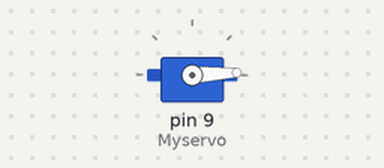
The sketch below on a simulated Arduino Uno, built with avr-gcc and run on an emulated ATmega328P. Shown: servo.

Above: at 0.05 s.
At 1.55 s:
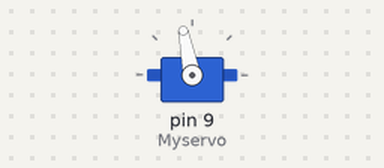
At 3.1 s:
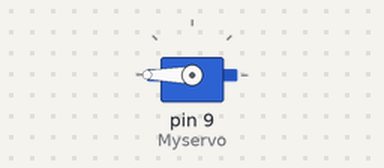
At 6.15 s:
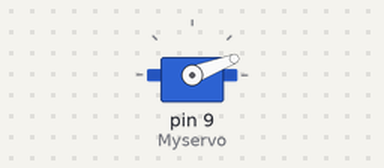
Timing chart, 0 to 9.7 s (numbered marks = the images above):
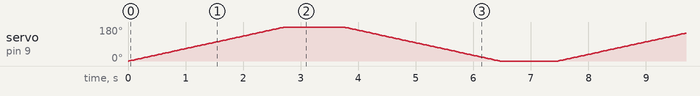

The sketch:

Servo_test_live.ino
```cpp
#include<Servo.h>//need library for this
Servo Myservo;
int pos;
void setup()
{
Myservo.attach(9);//servo motor digtal pin
}

void loop()
{


for(pos=0;pos<=180;pos++){//can change degree here
Myservo.write(pos);
delay(15);//speed of rotation
}
  delay(1000);

  for(pos=180;pos>=0;pos--){
Myservo.write(pos);
delay(15);
}
  delay(1000);

}
```
